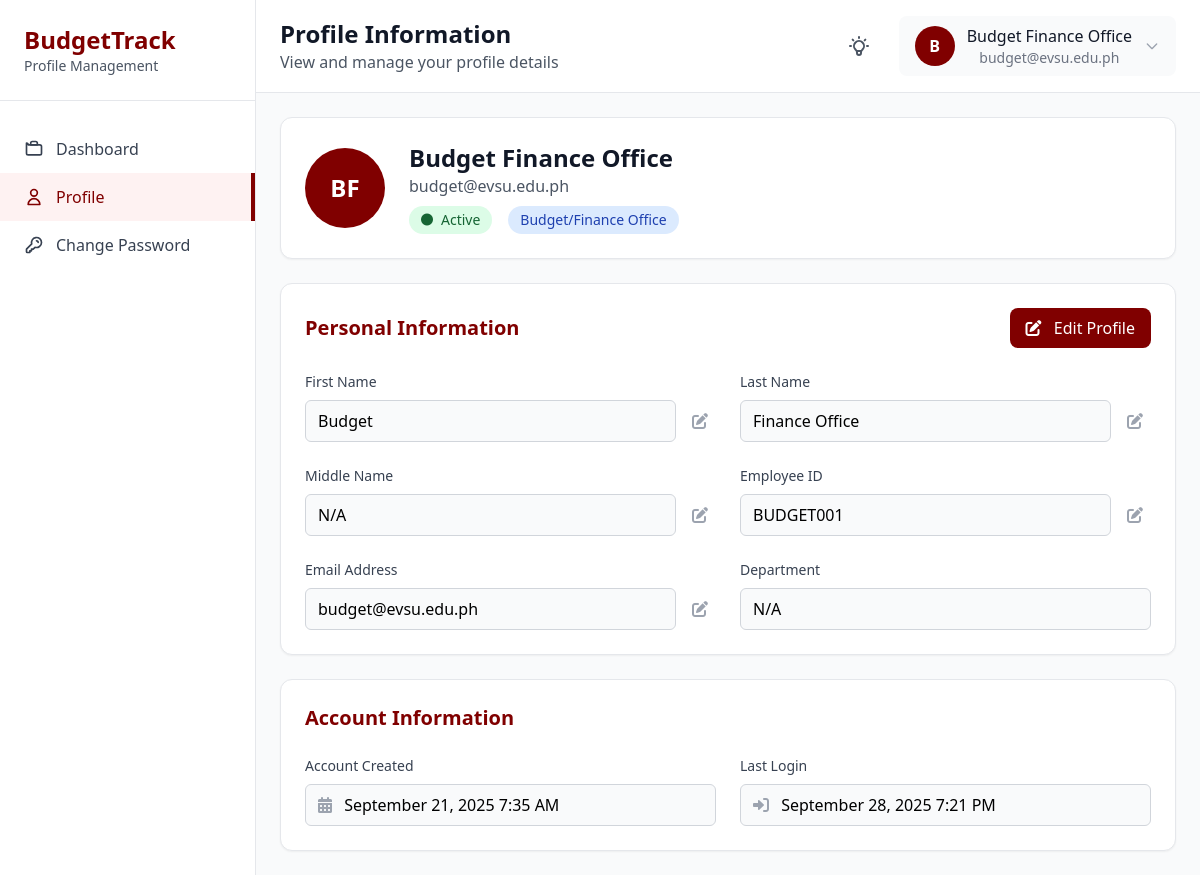
The page /pages/profile.php (signed in) on the database its author committed.
### tables this page shows
CREATE TABLE `users` (
  `id` int(11) NOT NULL,
  `email` varchar(100) NOT NULL,
  `password_hash` varchar(255) NOT NULL,
  `first_name` varchar(50) NOT NULL,
  `last_name` varchar(50) NOT NULL,
  `middle_name` varchar(50) DEFAULT NULL,
  `employee_id` varchar(20) DEFAULT NULL,
  `department_id` int(11) DEFAULT NULL,
  `role_id` int(11) NOT NULL,
  `is_active` tinyint(1) DEFAULT 1,
  `last_login` timestamp NULL DEFAULT NULL,
  `created_by` int(11) DEFAULT NULL,
  `created_at` timestamp NOT NULL DEFAULT current_timestamp(),
  `updated_at` timestamp NOT NULL DEFAULT current_timestamp() ON UPDATE current_timestamp()
);

CREATE TABLE `roles` (
  `id` int(11) NOT NULL,
  `role_name` varchar(50) NOT NULL,
  `role_description` text DEFAULT NULL,
  `created_at` timestamp NOT NULL DEFAULT current_timestamp(),
  `updated_at` timestamp NOT NULL DEFAULT current_timestamp() ON UPDATE current_timestamp()
);

### config/database.php (called while the page is built, shortened)
<?php
class Database {
    private $host = 'localhost';
    private $db_name = 'budgettrack_db';
    private $username = 'root';
    private $password = '';
    public function getConnection() {
        $this->conn = null;
        try {
            $this->conn = new PDO(
                "mysql:host=" . $this->host . ";dbname=" . $this->db_name . ";charset=utf8",
                $this->username,
                $this->password,
                array(
                    PDO::ATTR_ERRMODE => PDO::ERRMODE_EXCEPTION,
                    PDO::ATTR_DEFAULT_FETCH_MODE => PDO::FETCH_ASSOC,
                    PDO::ATTR_EMULATE_PREPARES => false
                )
            );
        } catch(PDOException $exception) {
            echo "Connection error: " . $exception->getMessage();
        }
        return $this->conn;
    }
}
function getDB() {
    static $db = null;
    if ($db === null) {
        $database = new Database();
        $db = $database->getConnection();
    }
    return $db;
}
?>

### classes/User.php (called while the page is built, shortened)
<?php
require_once __DIR__ . '/../config/database.php';
class User {
    private $conn;
    private $table_name = "users";
    public function __construct() {
        $this->conn = getDB();
    }
    public function getUserById($id) {
        $query = "SELECT u.*, r.role_name, d.dept_name
                  FROM " . $this->table_name . " u
                  LEFT JOIN roles r ON u.role_id = r.id
                  LEFT JOIN departments d ON u.department_id = d.id
                  WHERE u.id = :id";
        $stmt = $this->conn->prepare($query);
        $stmt->bindParam(':id', $id);
        $stmt->execute();
        if ($stmt->rowCount() > 0) {
            return $stmt->fetch(PDO::FETCH_ASSOC);
        }
        return false;
    }
}
?>

### pages/profile.php (the view, shortened to what this page needs)
<?php
require_once __DIR__ . '/../classes/User.php';
$user = new User();
$user_info = $user->getUserById($_SESSION['user_id']);
$user_role = $_SESSION['user_role'];
$username = isset($_SESSION['user_name']) ? $_SESSION['user_name'] : 'User';
$userEmail = isset($_SESSION['user_email']) ? $_SESSION['user_email'] : '';
?>
<!DOCTYPE html>
<html lang="en">
<head>
    <script src="https://cdn.tailwindcss.com"></script>
    <link href="https://cdnjs.cloudflare.com/ajax/libs/font-awesome/6.0.0/css/all.min.css" rel="stylesheet">
</head>
<body class="bg-gray-50">
<div class="flex min-h-screen">
    <aside class="w-64 bg-white border-r">
        <div class="p-6 border-b">
            <h2 class="text-2xl font-bold text-maroon">BudgetTrack</h2>
            <p class="text-sm text-gray-600">Profile Management</p>
        </div>
        <nav class="mt-6">
            <?php if ($user_role === 'budget'): ?>
                <a href="admin_dashboard.php" class="flex items-center px-6 py-3 text-gray-700 hover:bg-gray-50 hover:text-maroon">
                    Dashboard
                </a>
            <?php endif; ?>
            <a href="profile.php" class="flex items-center px-6 py-3 text-maroon bg-red-50 border-r-4 border-maroon">
                <svg class="w-5 h-5 mr-3" fill="none" stroke="currentColor" viewBox="0 0 24 24">
                    <path stroke-linecap="round" stroke-linejoin="round" stroke-width="2" d="M16 7a4 4 0 11-8 0 4 4 0 018 0zM12 14a7 7 0 00-7 7h14a7 7 0 00-7-7z"></path>
                </svg>
                Profile
            </a>
            <a href="change_password.php" class="flex items-center px-6 py-3 text-gray-700 hover:bg-gray-50 hover:text-maroon">
                <svg class="w-5 h-5 mr-3" fill="none" stroke="currentColor" viewBox="0 0 24 24">
                    <path stroke-linecap="round" stroke-linejoin="round" stroke-width="2" d="M15 7a2 2 0 012 2m4 0a6 6 0 01-7.743 5.743L11 17H9v2H7v2H4a1 1 0 01-1-1v-2.586a1 1 0 01.293-.707l5.964-5.964A6 6 0 1121 9z"></path>
                </svg>
                Change Password
            </a>
        </nav>
    </aside>
    <main class="flex-1">
        <header class="bg-white border-b px-6 py-4">
            <div class="flex items-center justify-between">
                <div>
                    <h1 class="text-2xl font-bold text-gray-900">Profile Information</h1>
                    <p class="text-gray-600">View and manage your profile details</p>
                </div>
                <div class="flex items-center space-x-4">
                    <?php
                    require_once __DIR__ . '/../classes/Notification.php';
                    include __DIR__ . '/../components/notification_bell.php';
                    ?>
                    <div class="relative">
                        <button onclick="toggleProfileDropdown()" class="flex items-center space-x-3 bg-gray-50 px-4 py-2 rounded-lg hover:bg-gray-100 transition-colors">
                            <div class="w-10 h-10 bg-maroon rounded-full flex items-center justify-center text-white font-semibold overflow-hidden">
                                <?php if (!empty($user_info['profile_photo']) && file_exists('../' . $user_info['profile_photo'])): ?>
                                    <img src="/Capstone/<?php echo htmlspecialchars($user_info['profile_photo']); ?>"
                                         alt="Profile Photo"
                                         class="w-full h-full object-cover rounded-full">
                                <?php else: ?>
                                    <?php echo strtoupper(substr($username, 0, 1)); ?>
                                <?php endif; ?>
                            </div>
                            <div>
                                <div class="font-medium text-gray-900"><?php echo htmlspecialchars($username); ?></div>
                                <div class="text-sm text-gray-500"><?php echo htmlspecialchars($userEmail); ?></div>
                            </div>
                            <svg class="w-4 h-4 text-gray-400" fill="none" stroke="currentColor" viewBox="0 0 24 24">
                                <path stroke-linecap="round" stroke-linejoin="round" stroke-width="2" d="M19 9l-7 7-7-7"></path>
                            </svg>
                        </button>
                    </div>
                </div>
            </div>
        </header>
        <section class="p-6">
            <div class="bg-white rounded-xl shadow-sm border border-gray-200 p-6 mb-6">
                <div class="flex items-center space-x-6">
                    <div class="relative">
                        <div class="w-20 h-20 bg-maroon rounded-full flex items-center justify-center text-white text-2xl font-bold overflow-hidden" id="profilePhotoContainer">
                            <?php if (!empty($user_info['profile_photo']) && file_exists('../' . $user_info['profile_photo'])): ?>
                                <img src="/Capstone/<?php echo htmlspecialchars($user_info['profile_photo']); ?>"
                                     alt="Profile Photo"
                                     class="w-full h-full object-cover rounded-full"
                                     id="profilePhotoImg">
                            <?php else: ?>
                                <span id="profilePhotoInitials"><?php echo strtoupper(substr($user_info['first_name'], 0, 1) . substr($user_info['last_name'], 0, 1)); ?></span>
                            <?php endif; ?>
                        </div>
                    </div>
                    <div class="flex-1">
                        <h2 class="text-2xl font-bold text-gray-900"><?php echo htmlspecialchars($user_info['first_name'] . ' ' . $user_info['last_name']); ?></h2>
                        <p class="text-gray-600 mb-2"><?php echo htmlspecialchars($user_info['email']); ?></p>
                        <div class="flex items-center space-x-4">
                            <span class="inline-flex items-center px-3 py-1 rounded-full text-sm font-medium <?php echo $user_info['is_active'] ? 'bg-green-100 text-green-800' : 'bg-red-100 text-red-800'; ?>">
                                <i class="fas fa-circle text-xs mr-2"></i>
                                <?php echo $user_info['is_active'] ? 'Active' : 'Inactive'; ?>
                            </span>
                            <span class="inline-flex items-center px-3 py-1 rounded-full text-sm font-medium bg-blue-100 text-blue-800">
                                <?php
                                $role_names = [
                                    'budget' => 'Budget/Finance Office',
                                    'school_admin' => 'School Administrator',
                                    'offices' => 'Department Office'
                                ];
                                echo $role_names[$user_info['role_name']] ?? ucfirst($user_info['role_name']);
                                ?>
                            </span>
                        </div>
                    </div>
                </div>
            </div>
            <div class="bg-white rounded-xl shadow-sm border border-gray-200 p-6 mb-6">
                <div class="flex items-center justify-between mb-6">
                    <h3 class="text-xl font-bold text-maroon">Personal Information</h3>
                    <button onclick="toggleEditMode()" class="px-4 py-2 bg-maroon text-white rounded-lg hover:bg-maroon-dark transition-colors">
                        <i class="fas fa-edit mr-2"></i>
                        Edit Profile
                    </button>
                </div>
                <div class="grid grid-cols-1 md:grid-cols-2 gap-6">
                    <div>
                        <label class="block text-sm font-medium text-gray-700 mb-2">First Name</label>
                        <div class="flex items-center space-x-2">
                            <div class="flex-1 px-3 py-2 border border-gray-300 rounded-md bg-gray-50" id="first_name_display">
                                <?php echo htmlspecialchars($user_info['first_name']); ?>
                            </div>
                            <button onclick="editField('first_name')" class="p-2 text-gray-400 hover:text-gray-600" title="Edit">
                                <i class="fas fa-edit"></i>
                            </button>
                        </div>
                    </div>
                    <div>
                        <label class="block text-sm font-medium text-gray-700 mb-2">Last Name</label>
                        <div class="flex items-center space-x-2">
                            <div class="flex-1 px-3 py-2 border border-gray-300 rounded-md bg-gray-50" id="last_name_display">
                                <?php echo htmlspecialchars($user_info['last_name']); ?>
                            </div>
                            <button onclick="editField('last_name')" class="p-2 text-gray-400 hover:text-gray-600" title="Edit">
                                <i class="fas fa-edit"></i>
                            </button>
                        </div>
                    </div>
                    <div>
                        <label class="block text-sm font-medium text-gray-700 mb-2">Middle Name</label>
                        <div class="flex items-center space-x-2">
                            <div class="flex-1 px-3 py-2 border border-gray-300 rounded-md bg-gray-50" id="middle_name_display">
                                <?php echo htmlspecialchars($user_info['middle_name'] ?: 'N/A'); ?>
                            </div>
                            <button onclick="editField('middle_name')" class="p-2 text-gray-400 hover:text-gray-600" title="Edit">
                                <i class="fas fa-edit"></i>
                            </button>
                        </div>
                    </div>
                    <div>
                        <label class="block text-sm font-medium text-gray-700 mb-2">Employee ID</label>
                        <div class="flex items-center space-x-2">
                            <div class="flex-1 px-3 py-2 border border-gray-300 rounded-md bg-gray-50" id="employee_id_display">
                                <?php echo htmlspecialchars($user_info['employee_id']); ?>
                            </div>
                            <button onclick="editField('employee_id')" class="p-2 text-gray-400 hover:text-gray-600" title="Edit">
                                <i class="fas fa-edit"></i>
                            </button>
                        </div>
                    </div>
                    <div>
                        <label class="block text-sm font-medium text-gray-700 mb-2">Email Address</label>
                        <div class="flex items-center space-x-2">
                            <div class="flex-1 px-3 py-2 border border-gray-300 rounded-md bg-gray-50" id="email_display">
                                <?php echo htmlspecialchars($user_info['email']); ?>
                            </div>
                            <button onclick="editField('email')" class="p-2 text-gray-400 hover:text-gray-600" title="Edit">
                                <i class="fas fa-edit"></i>
                            </button>
                        </div>
                    </div>
                    <div>
                        <label class="block text-sm font-medium text-gray-700 mb-2">Department</label>
                        <div class="px-3 py-2 border border-gray-300 rounded-md bg-gray-50">
                            <?php echo htmlspecialchars($user_info['dept_name'] ?? 'N/A'); ?>
                        </div>
                    </div>
                </div>
            </div>
            <div class="bg-white rounded-xl shadow-sm border border-gray-200 p-6">
                <h3 class="text-xl font-bold text-maroon mb-6">Account Information</h3>
                <div class="grid grid-cols-1 md:grid-cols-2 gap-6">
                    <div>
                        <label class="block text-sm font-medium text-gray-700 mb-2">Account Created</label>
                        <div class="px-3 py-2 border border-gray-300 rounded-md bg-gray-50">
                            <i class="fas fa-calendar-alt text-gray-400 mr-2"></i>
                            <?php echo date('F j, Y g:i A', strtotime($user_info['created_at'])); ?>
                        </div>
                    </div>
                    <div>
                        <label class="block text-sm font-medium text-gray-700 mb-2">Last Login</label>
                        <div class="px-3 py-2 border border-gray-300 rounded-md bg-gray-50">
                            <i class="fas fa-sign-in-alt text-gray-400 mr-2"></i>
                            <?php echo $user_info['last_login'] ? date('F j, Y g:i A', strtotime($user_info['last_login'])) : 'Never'; ?>
                        </div>
                    </div>
                </div>
            </div>
        </section>
    </main>
</div>
</body>
</html>

### rows shown on the page
users: first_name+last_name "BF", first_name+last_name "Budget Finance Office", email "budget@evsu.edu.ph", role.role_name "Budget/Finance Office", first_name "Budget", last_name "Finance Office", middle_name "N/A", employee "BUDGET001", created_at "September 21, 2025 7:35 AM", last_login "September 28, 2025 7:21 PM"

### other values the page prints
substr($username, 0, 1) "B"
$username "Budget Finance Office"
$userEmail "budget@evsu.edu.ph"
$user_info['dept_name'] "N/A"
